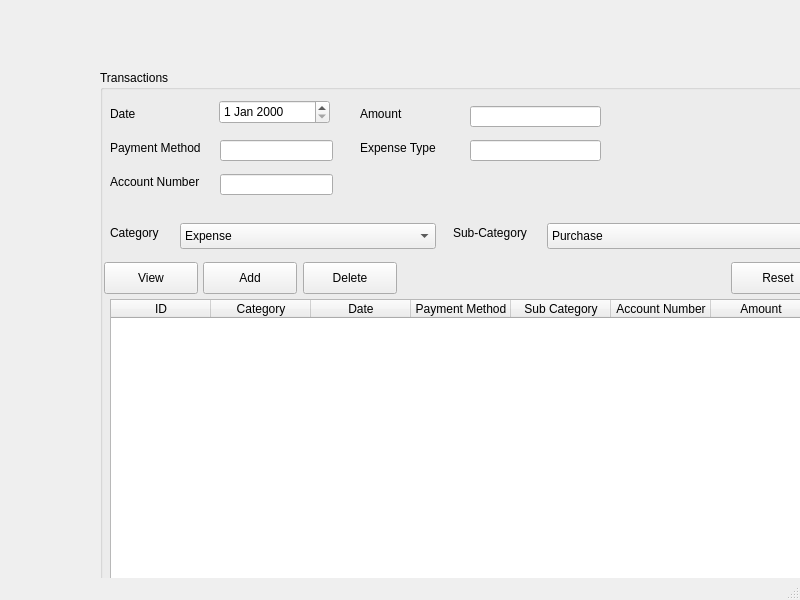
<?xml version="1.0" encoding="UTF-8"?>
<ui version="4.0">
 <class>sub_category_input</class>
 <widget class="QMainWindow" name="sub_category_input">
  <property name="geometry">
   <rect>
    <x>0</x>
    <y>0</y>
    <width>800</width>
    <height>600</height>
   </rect>
  </property>
  <property name="windowTitle">
   <string>MainWindow</string>
  </property>
  <widget class="QWidget" name="centralwidget">
   <widget class="QGroupBox" name="groupBox">
    <property name="geometry">
     <rect>
      <x>100</x>
      <y>70</y>
      <width>861</width>
      <height>601</height>
     </rect>
    </property>
    <property name="title">
     <string>Transactions</string>
    </property>
    <widget class="QLabel" name="label">
     <property name="geometry">
      <rect>
       <x>10</x>
       <y>155</y>
       <width>60</width>
       <height>16</height>
      </rect>
     </property>
     <property name="text">
      <string>Category</string>
     </property>
    </widget>
    <widget class="QComboBox" name="category_input">
     <property name="geometry">
      <rect>
       <x>80</x>
       <y>153</y>
       <width>256</width>
       <height>26</height>
      </rect>
     </property>
     <item>
      <property name="text">
       <string>Expense</string>
      </property>
     </item>
     <item>
      <property name="text">
       <string>Revenue</string>
      </property>
     </item>
    </widget>
    <widget class="QPushButton" name="view_button">
     <property name="geometry">
      <rect>
       <x>4</x>
       <y>192</y>
       <width>94</width>
       <height>32</height>
      </rect>
     </property>
     <property name="text">
      <string>View</string>
     </property>
    </widget>
    <widget class="QPushButton" name="add_button">
     <property name="geometry">
      <rect>
       <x>103</x>
       <y>192</y>
       <width>94</width>
       <height>32</height>
      </rect>
     </property>
     <property name="text">
      <string>Add</string>
     </property>
    </widget>
    <widget class="QPushButton" name="delete_button">
     <property name="geometry">
      <rect>
       <x>203</x>
       <y>192</y>
       <width>94</width>
       <height>32</height>
      </rect>
     </property>
     <property name="text">
      <string>Delete</string>
     </property>
    </widget>
    <widget class="QPushButton" name="search_button">
     <property name="geometry">
      <rect>
       <x>733</x>
       <y>192</y>
       <width>94</width>
       <height>32</height>
      </rect>
     </property>
     <property name="text">
      <string>Search</string>
     </property>
    </widget>
    <widget class="QTableWidget" name="transactions_table">
     <property name="geometry">
      <rect>
       <x>10</x>
       <y>229</y>
       <width>831</width>
       <height>321</height>
      </rect>
     </property>
     <property name="rowCount">
      <number>0</number>
     </property>
     <property name="columnCount">
      <number>8</number>
     </property>
     <column>
      <property name="text">
       <string>ID</string>
      </property>
     </column>
     <column>
      <property name="text">
       <string>Category</string>
      </property>
     </column>
     <column>
      <property name="text">
       <string>Date</string>
      </property>
     </column>
     <column>
      <property name="text">
       <string>Payment Method</string>
      </property>
     </column>
     <column>
      <property name="text">
       <string>Sub Category</string>
      </property>
     </column>
     <column>
      <property name="text">
       <string>Account Number</string>
      </property>
     </column>
     <column>
      <property name="text">
       <string>Amount</string>
      </property>
     </column>
     <column>
      <property name="text">
       <string>Expense Type</string>
      </property>
     </column>
    </widget>
    <widget class="QLabel" name="label_2">
     <property name="geometry">
      <rect>
       <x>353</x>
       <y>155</y>
       <width>91</width>
       <height>16</height>
      </rect>
     </property>
     <property name="text">
      <string>Sub-Category</string>
     </property>
    </widget>
    <widget class="QComboBox" name="sub_category_input_2">
     <property name="geometry">
      <rect>
       <x>447</x>
       <y>153</y>
       <width>278</width>
       <height>26</height>
      </rect>
     </property>
     <item>
      <property name="text">
       <string>Purchase</string>
      </property>
     </item>
     <item>
      <property name="text">
       <string>Sales</string>
      </property>
     </item>
     <item>
      <property name="text">
       <string>Receipt</string>
      </property>
     </item>
     <item>
      <property name="text">
       <string>Payment</string>
      </property>
     </item>
    </widget>
    <widget class="QLabel" name="label_3">
     <property name="geometry">
      <rect>
       <x>10</x>
       <y>36</y>
       <width>60</width>
       <height>16</height>
      </rect>
     </property>
     <property name="text">
      <string>Date</string>
     </property>
    </widget>
    <widget class="QDateEdit" name="date_input">
     <property name="geometry">
      <rect>
       <x>119</x>
       <y>30</y>
       <width>111</width>
       <height>24</height>
      </rect>
     </property>
    </widget>
    <widget class="QLabel" name="label_4">
     <property name="geometry">
      <rect>
       <x>10</x>
       <y>70</y>
       <width>111</width>
       <height>16</height>
      </rect>
     </property>
     <property name="text">
      <string>Payment Method</string>
     </property>
    </widget>
    <widget class="QLineEdit" name="payment_method_input">
     <property name="geometry">
      <rect>
       <x>120</x>
       <y>70</y>
       <width>113</width>
       <height>21</height>
      </rect>
     </property>
    </widget>
    <widget class="QLabel" name="label_5">
     <property name="geometry">
      <rect>
       <x>10</x>
       <y>104</y>
       <width>111</width>
       <height>16</height>
      </rect>
     </property>
     <property name="text">
      <string>Account Number</string>
     </property>
    </widget>
    <widget class="QLineEdit" name="account_number_input">
     <property name="geometry">
      <rect>
       <x>120</x>
       <y>104</y>
       <width>113</width>
       <height>21</height>
      </rect>
     </property>
    </widget>
    <widget class="QLabel" name="label_6">
     <property name="geometry">
      <rect>
       <x>260</x>
       <y>36</y>
       <width>111</width>
       <height>16</height>
      </rect>
     </property>
     <property name="text">
      <string>Amount</string>
     </property>
    </widget>
    <widget class="QLineEdit" name="amount_input">
     <property name="geometry">
      <rect>
       <x>370</x>
       <y>36</y>
       <width>131</width>
       <height>21</height>
      </rect>
     </property>
    </widget>
    <widget class="QLabel" name="label_7">
     <property name="geometry">
      <rect>
       <x>260</x>
       <y>70</y>
       <width>111</width>
       <height>16</height>
      </rect>
     </property>
     <property name="text">
      <string>Expense Type</string>
     </property>
    </widget>
    <widget class="QLineEdit" name="expense_type_input">
     <property name="geometry">
      <rect>
       <x>370</x>
       <y>70</y>
       <width>131</width>
       <height>21</height>
      </rect>
     </property>
    </widget>
    <widget class="QPushButton" name="reset_button">
     <property name="geometry">
      <rect>
       <x>631</x>
       <y>192</y>
       <width>94</width>
       <height>32</height>
      </rect>
     </property>
     <property name="text">
      <string>Reset</string>
     </property>
    </widget>
    <widget class="QPushButton" name="close_button">
     <property name="geometry">
      <rect>
       <x>4</x>
       <y>556</y>
       <width>94</width>
       <height>32</height>
      </rect>
     </property>
     <property name="text">
      <string>Close</string>
     </property>
    </widget>
   </widget>
  </widget>
  <widget class="QMenuBar" name="menubar">
   <property name="geometry">
    <rect>
     <x>0</x>
     <y>0</y>
     <width>800</width>
     <height>36</height>
    </rect>
   </property>
  </widget>
  <widget class="QStatusBar" name="statusbar"/>
 </widget>
 <resources/>
 <connections/>
</ui>
